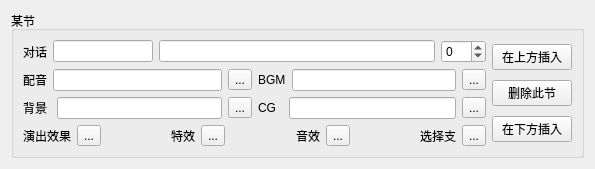
<?xml version="1.0" encoding="UTF-8"?>
<ui version="4.0">
 <class>SingleSectionEditor</class>
 <widget class="QWidget" name="SingleSectionEditor">
  <property name="geometry">
   <rect>
    <x>0</x>
    <y>0</y>
    <width>595</width>
    <height>156</height>
   </rect>
  </property>
  <property name="windowTitle">
   <string>Form</string>
  </property>
  <layout class="QGridLayout" name="gridLayout_2">
   <item row="0" column="0">
    <widget class="QGroupBox" name="groupBox">
     <property name="title">
      <string>某节</string>
     </property>
     <layout class="QGridLayout" name="gridLayout">
      <item row="2" column="0">
       <layout class="QHBoxLayout" name="horizontalLayout_4">
        <item>
         <widget class="QLabel" name="label_10">
          <property name="text">
           <string>背景 </string>
          </property>
         </widget>
        </item>
        <item>
         <widget class="QLineEdit" name="backLine"/>
        </item>
        <item>
         <widget class="QToolButton" name="backBtn">
          <property name="text">
           <string>...</string>
          </property>
         </widget>
        </item>
       </layout>
      </item>
      <item row="0" column="0" colspan="2">
       <layout class="QHBoxLayout" name="horizontalLayout_6">
        <item>
         <widget class="QLabel" name="label">
          <property name="text">
           <string>对话</string>
          </property>
         </widget>
        </item>
        <item>
         <widget class="QLineEdit" name="dialogNameLine">
          <property name="maximumSize">
           <size>
            <width>100</width>
            <height>16777215</height>
           </size>
          </property>
         </widget>
        </item>
        <item>
         <widget class="QLineEdit" name="dialogTextLine"/>
        </item>
        <item>
         <widget class="QSpinBox" name="dialogFontSize">
          <property name="minimum">
           <number>-50</number>
          </property>
          <property name="maximum">
           <number>50</number>
          </property>
         </widget>
        </item>
       </layout>
      </item>
      <item row="1" column="0">
       <layout class="QHBoxLayout" name="horizontalLayout_2">
        <item>
         <widget class="QLabel" name="label_2">
          <property name="text">
           <string>配音</string>
          </property>
         </widget>
        </item>
        <item>
         <widget class="QLineEdit" name="vocalLine"/>
        </item>
        <item>
         <widget class="QToolButton" name="vocalBtn">
          <property name="text">
           <string>...</string>
          </property>
         </widget>
        </item>
       </layout>
      </item>
      <item row="2" column="1">
       <layout class="QHBoxLayout" name="horizontalLayout_3">
        <item>
         <widget class="QLabel" name="label_11">
          <property name="text">
           <string>CG  </string>
          </property>
         </widget>
        </item>
        <item>
         <widget class="QLineEdit" name="cgLine"/>
        </item>
        <item>
         <widget class="QToolButton" name="cgBtn">
          <property name="text">
           <string>...</string>
          </property>
         </widget>
        </item>
       </layout>
      </item>
      <item row="3" column="0" colspan="2">
       <layout class="QHBoxLayout" name="horizontalLayout_8">
        <item>
         <widget class="QLabel" name="label_7">
          <property name="text">
           <string>演出效果</string>
          </property>
         </widget>
        </item>
        <item>
         <widget class="QToolButton" name="performBtn">
          <property name="text">
           <string>...</string>
          </property>
         </widget>
        </item>
        <item>
         <spacer name="horizontalSpacer">
          <property name="orientation">
           <enum>Qt::Horizontal</enum>
          </property>
          <property name="sizeHint" stdset="0">
           <size>
            <width>40</width>
            <height>20</height>
           </size>
          </property>
         </spacer>
        </item>
        <item>
         <widget class="QLabel" name="label_8">
          <property name="text">
           <string>特效</string>
          </property>
         </widget>
        </item>
        <item>
         <widget class="QToolButton" name="specialBtn">
          <property name="text">
           <string>...</string>
          </property>
         </widget>
        </item>
        <item>
         <spacer name="horizontalSpacer_2">
          <property name="orientation">
           <enum>Qt::Horizontal</enum>
          </property>
          <property name="sizeHint" stdset="0">
           <size>
            <width>40</width>
            <height>20</height>
           </size>
          </property>
         </spacer>
        </item>
        <item>
         <widget class="QLabel" name="label_6">
          <property name="text">
           <string>音效</string>
          </property>
         </widget>
        </item>
        <item>
         <widget class="QToolButton" name="soundBtn">
          <property name="text">
           <string>...</string>
          </property>
         </widget>
        </item>
        <item>
         <spacer name="horizontalSpacer_3">
          <property name="orientation">
           <enum>Qt::Horizontal</enum>
          </property>
          <property name="sizeHint" stdset="0">
           <size>
            <width>40</width>
            <height>20</height>
           </size>
          </property>
         </spacer>
        </item>
        <item>
         <widget class="QLabel" name="label_9">
          <property name="text">
           <string>选择支</string>
          </property>
         </widget>
        </item>
        <item>
         <widget class="QToolButton" name="choiceBtn">
          <property name="text">
           <string>...</string>
          </property>
         </widget>
        </item>
       </layout>
      </item>
      <item row="1" column="1">
       <layout class="QHBoxLayout" name="horizontalLayout_5">
        <item>
         <widget class="QLabel" name="label_12">
          <property name="text">
           <string>BGM</string>
          </property>
         </widget>
        </item>
        <item>
         <widget class="QLineEdit" name="bgmLine"/>
        </item>
        <item>
         <widget class="QToolButton" name="bgmBtn">
          <property name="text">
           <string>...</string>
          </property>
         </widget>
        </item>
       </layout>
      </item>
      <item row="0" column="2" rowspan="4">
       <layout class="QVBoxLayout" name="verticalLayout">
        <item>
         <widget class="QPushButton" name="btnAddUp">
          <property name="text">
           <string>在上方插入</string>
          </property>
         </widget>
        </item>
        <item>
         <widget class="QPushButton" name="btnRemoveThis">
          <property name="text">
           <string>删除此节</string>
          </property>
         </widget>
        </item>
        <item>
         <widget class="QPushButton" name="btnAddDown">
          <property name="text">
           <string>在下方插入</string>
          </property>
         </widget>
        </item>
       </layout>
      </item>
     </layout>
    </widget>
   </item>
  </layout>
 </widget>
 <resources/>
 <connections/>
</ui>
